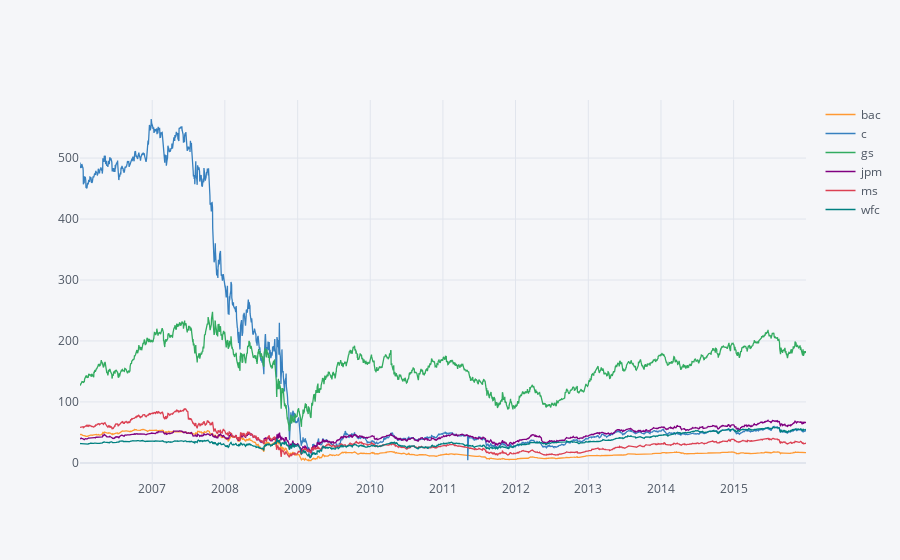

The code cell stored with this chart in its notebook:
### Code cell
bank_stock.xs(key="Close",axis=1,level="Stock Info").iplot()

### Figure 1 — Plotly figure (JSON) as saved in the notebook; plotly's stock layout.template omitted (floating-point values rounded to 4 significant figures; data arrays with more than 128 entries replaced by an {"elided": "..."} marker saying what was removed)
{"data": [{"line": {"color": "rgba(255, 153, 51, 1.0)", "dash": "solid", "shape": "linear", "width": 1.3}, "mode": "lines", "name": "bac", "text": "", "type": "scatter", "x": {"elided": "2517 str values"}, "y": {"elided": "2517 float values"}}, {"line": {"color": "rgba(55, 128, 191, 1.0)", "dash": "solid", "shape": "linear", "width": 1.3}, "mode": "lines", "name": "c", "text": "", "type": "scatter", "x": {"elided": "2517 str values"}, "y": {"elided": "2517 float values"}}, {"line": {"color": "rgba(50, 171, 96, 1.0)", "dash": "solid", "shape": "linear", "width": 1.3}, "mode": "lines", "name": "gs", "text": "", "type": "scatter", "x": {"elided": "2517 str values"}, "y": {"elided": "2517 float values"}}, {"line": {"color": "rgba(128, 0, 128, 1.0)", "dash": "solid", "shape": "linear", "width": 1.3}, "mode": "lines", "name": "jpm", "text": "", "type": "scatter", "x": {"elided": "2517 str values"}, "y": {"elided": "2517 float values"}}, {"line": {"color": "rgba(219, 64, 82, 1.0)", "dash": "solid", "shape": "linear", "width": 1.3}, "mode": "lines", "name": "ms", "text": "", "type": "scatter", "x": {"elided": "2517 str values"}, "y": {"elided": "2517 float values"}}, {"line": {"color": "rgba(0, 128, 128, 1.0)", "dash": "solid", "shape": "linear", "width": 1.3}, "mode": "lines", "name": "wfc", "text": "", "type": "scatter", "x": {"elided": "2517 str values"}, "y": {"elided": "2517 float values"}}], "layout": {"legend": {"bgcolor": "#F5F6F9", "font": {"color": "#4D5663"}}, "paper_bgcolor": "#F5F6F9", "plot_bgcolor": "#F5F6F9", "title": {"font": {"color": "#4D5663"}}, "xaxis": {"gridcolor": "#E1E5ED", "showgrid": true, "tickfont": {"color": "#4D5663"}, "title": {"font": {"color": "#4D5663"}, "text": ""}, "zerolinecolor": "#E1E5ED"}, "yaxis": {"gridcolor": "#E1E5ED", "showgrid": true, "tickfont": {"color": "#4D5663"}, "title": {"font": {"color": "#4D5663"}, "text": ""}, "zerolinecolor": "#E1E5ED"}}}
